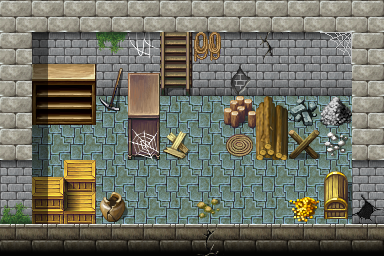

A 2D game scene composited from a Tiled map and its tileset images. What follows is a short description and the map's XML, with each tile layer's data collapsed to a summary:
An orthogonal 12x8 tile map with 32x32 px tiles, 3 tile layers (Ground, Objects, Above), 1 hidden layer not drawn, 60 tilesets and 1 object (mapchange).

<map version="1.8" tiledversion="1.8.4" orientation="orthogonal" renderorder="right-down" width="12" height="8" tilewidth="32" tileheight="32" infinite="0" nextlayerid="9" nextobjectid="2">
 <tileset firstgid="1" name="map_bed_1" tilewidth="32" tileheight="32" tilecount="128" columns="16">
  <image source="../drawable/map_bed_1.png" width="512" height="256" />
 </tileset>
 <tileset firstgid="129" name="map_border_1" tilewidth="32" tileheight="32" tilecount="128" columns="16">
  <image source="../drawable/map_border_1.png" width="512" height="256" />
 </tileset>
 <tileset firstgid="257" name="map_bridge_1" tilewidth="32" tileheight="32" tilecount="128" columns="16">
  <image source="../drawable/map_bridge_1.png" width="512" height="256" />
 </tileset>
 <tileset firstgid="385" name="map_bridge_2" tilewidth="32" tileheight="32" tilecount="128" columns="16">
  <image source="../drawable/map_bridge_2.png" width="512" height="256" />
 </tileset>
 <tileset firstgid="513" name="map_broken_1" tilewidth="32" tileheight="32" tilecount="128" columns="16">
  <image source="../drawable/map_broken_1.png" width="512" height="256" />
 </tileset>
 <tileset firstgid="641" name="map_cavewall_1" tilewidth="32" tileheight="32" tilecount="108" columns="18">
  <image source="../drawable/map_cavewall_1.png" width="576" height="192" />
 </tileset>
 <tileset firstgid="749" name="map_cavewall_2" tilewidth="32" tileheight="32" tilecount="108" columns="18">
  <image source="../drawable/map_cavewall_2.png" width="576" height="192" />
 </tileset>
 <tileset firstgid="857" name="map_cavewall_3" tilewidth="32" tileheight="32" tilecount="108" columns="18">
  <image source="../drawable/map_cavewall_3.png" width="576" height="192" />
 </tileset>
 <tileset firstgid="965" name="map_cavewall_4" tilewidth="32" tileheight="32" tilecount="108" columns="18">
  <image source="../drawable/map_cavewall_4.png" width="576" height="192" />
 </tileset>
 <tileset firstgid="1073" name="map_chair_table_1" tilewidth="32" tileheight="32" tilecount="128" columns="16">
  <image source="../drawable/map_chair_table_1.png" width="512" height="256" />
 </tileset>
 <tileset firstgid="1201" name="map_chair_table_2" tilewidth="32" tileheight="32" tilecount="128" columns="16">
  <image source="../drawable/map_chair_table_2.png" width="512" height="256" />
 </tileset>
 <tileset firstgid="1329" name="map_crate_1" tilewidth="32" tileheight="32" tilecount="128" columns="16">
  <image source="../drawable/map_crate_1.png" width="512" height="256" />
 </tileset>
 <tileset firstgid="1457" name="map_cupboard_1" tilewidth="32" tileheight="32" tilecount="128" columns="16">
  <image source="../drawable/map_cupboard_1.png" width="512" height="256" />
 </tileset>
 <tileset firstgid="1585" name="map_curtain_1" tilewidth="32" tileheight="32" tilecount="128" columns="16">
  <image source="../drawable/map_curtain_1.png" width="512" height="256" />
 </tileset>
 <tileset firstgid="1713" name="map_entrance_1" tilewidth="32" tileheight="32" tilecount="128" columns="16">
  <image source="../drawable/map_entrance_1.png" width="512" height="256" />
 </tileset>
 <tileset firstgid="1841" name="map_entrance_2" tilewidth="32" tileheight="32" tilecount="128" columns="16">
  <image source="../drawable/map_entrance_2.png" width="512" height="256" />
 </tileset>
 <tileset firstgid="1969" name="map_fence_1" tilewidth="32" tileheight="32" tilecount="128" columns="16">
  <image source="../drawable/map_fence_1.png" width="512" height="256" />
 </tileset>
 <tileset firstgid="2097" name="map_fence_2" tilewidth="32" tileheight="32" tilecount="128" columns="16">
  <image source="../drawable/map_fence_2.png" width="512" height="256" />
 </tileset>
 <tileset firstgid="2225" name="map_fence_3" tilewidth="32" tileheight="32" tilecount="128" columns="16">
  <image source="../drawable/map_fence_3.png" width="512" height="256" />
 </tileset>
 <tileset firstgid="2353" name="map_fence_4" tilewidth="32" tileheight="32" tilecount="128" columns="16">
  <image source="../drawable/map_fence_4.png" width="512" height="256" />
 </tileset>
 <tileset firstgid="2481" name="map_ground_1" tilewidth="32" tileheight="32" tilecount="128" columns="16">
  <image source="../drawable/map_ground_1.png" width="512" height="256" />
 </tileset>
 <tileset firstgid="2609" name="map_ground_2" tilewidth="32" tileheight="32" tilecount="128" columns="16">
  <image source="../drawable/map_ground_2.png" width="512" height="256" />
 </tileset>
 <tileset firstgid="2737" name="map_ground_3" tilewidth="32" tileheight="32" tilecount="128" columns="16">
  <image source="../drawable/map_ground_3.png" width="512" height="256" />
 </tileset>
 <tileset firstgid="2865" name="map_ground_4" tilewidth="32" tileheight="32" tilecount="128" columns="16">
  <image source="../drawable/map_ground_4.png" width="512" height="256" />
 </tileset>
 <tileset firstgid="2993" name="map_ground_5" tilewidth="32" tileheight="32" tilecount="128" columns="16">
  <image source="../drawable/map_ground_5.png" width="512" height="256" />
 </tileset>
 <tileset firstgid="3121" name="map_ground_6" tilewidth="32" tileheight="32" tilecount="128" columns="16">
  <image source="../drawable/map_ground_6.png" width="512" height="256" />
 </tileset>
 <tileset firstgid="3249" name="map_ground_7" tilewidth="32" tileheight="32" tilecount="128" columns="16">
  <image source="../drawable/map_ground_7.png" width="512" height="256" />
 </tileset>
 <tileset firstgid="3377" name="map_ground_8" tilewidth="32" tileheight="32" tilecount="128" columns="16">
  <image source="../drawable/map_ground_8.png" width="512" height="256" />
 </tileset>
 <tileset firstgid="3505" name="map_house_1" tilewidth="32" tileheight="32" tilecount="128" columns="16">
  <image source="../drawable/map_house_1.png" width="512" height="256" />
 </tileset>
 <tileset firstgid="3633" name="map_house_2" tilewidth="32" tileheight="32" tilecount="128" columns="16">
  <image source="../drawable/map_house_2.png" width="512" height="256" />
 </tileset>
 <tileset firstgid="3761" name="map_indoor_1" tilewidth="32" tileheight="32" tilecount="128" columns="16">
  <image source="../drawable/map_indoor_1.png" width="512" height="256" />
 </tileset>
 <tileset firstgid="3889" name="map_indoor_2" tilewidth="32" tileheight="32" tilecount="128" columns="16">
  <image source="../drawable/map_indoor_2.png" width="512" height="256" />
 </tileset>
 <tileset firstgid="4017" name="map_kitchen_1" tilewidth="32" tileheight="32" tilecount="128" columns="16">
  <image source="../drawable/map_kitchen_1.png" width="512" height="256" />
 </tileset>
 <tileset firstgid="4145" name="map_outdoor_1" tilewidth="32" tileheight="32" tilecount="128" columns="16">
  <image source="../drawable/map_outdoor_1.png" width="512" height="256" />
 </tileset>
 <tileset firstgid="4273" name="map_pillar_1" tilewidth="32" tileheight="32" tilecount="128" columns="16">
  <image source="../drawable/map_pillar_1.png" width="512" height="256" />
 </tileset>
 <tileset firstgid="4401" name="map_pillar_2" tilewidth="32" tileheight="32" tilecount="128" columns="16">
  <image source="../drawable/map_pillar_2.png" width="512" height="256" />
 </tileset>
 <tileset firstgid="4529" name="map_plant_1" tilewidth="32" tileheight="32" tilecount="128" columns="16">
  <image source="../drawable/map_plant_1.png" width="512" height="256" />
 </tileset>
 <tileset firstgid="4657" name="map_plant_2" tilewidth="32" tileheight="32" tilecount="128" columns="16">
  <image source="../drawable/map_plant_2.png" width="512" height="256" />
 </tileset>
 <tileset firstgid="4785" name="map_rock_1" tilewidth="32" tileheight="32" tilecount="128" columns="16">
  <image source="../drawable/map_rock_1.png" width="512" height="256" />
 </tileset>
 <tileset firstgid="4913" name="map_rock_2" tilewidth="32" tileheight="32" tilecount="128" columns="16">
  <image source="../drawable/map_rock_2.png" width="512" height="256" />
 </tileset>
 <tileset firstgid="5041" name="map_roof_1" tilewidth="32" tileheight="32" tilecount="128" columns="16">
  <image source="../drawable/map_roof_1.png" width="512" height="256" />
 </tileset>
 <tileset firstgid="5169" name="map_roof_2" tilewidth="32" tileheight="32" tilecount="128" columns="16">
  <image source="../drawable/map_roof_2.png" width="512" height="256" />
 </tileset>
 <tileset firstgid="5297" name="map_roof_3" tilewidth="32" tileheight="32" tilecount="128" columns="16">
  <image source="../drawable/map_roof_3.png" width="512" height="256" />
 </tileset>
 <tileset firstgid="5425" name="map_shop_1" tilewidth="32" tileheight="32" tilecount="128" columns="16">
  <image source="../drawable/map_shop_1.png" width="512" height="256" />
 </tileset>
 <tileset firstgid="5553" name="map_sign_ladder_1" tilewidth="32" tileheight="32" tilecount="128" columns="16">
  <image source="../drawable/map_sign_ladder_1.png" width="512" height="256" />
 </tileset>
 <tileset firstgid="5681" name="map_table_1" tilewidth="32" tileheight="32" tilecount="128" columns="16">
  <image source="../drawable/map_table_1.png" width="512" height="256" />
 </tileset>
 <tileset firstgid="5809" name="map_trail_1" tilewidth="32" tileheight="32" tilecount="128" columns="16">
  <image source="../drawable/map_trail_1.png" width="512" height="256" />
 </tileset>
 <tileset firstgid="5937" name="map_transition_1" tilewidth="32" tileheight="32" tilecount="128" columns="16">
  <image source="../drawable/map_transition_1.png" width="512" height="256" />
 </tileset>
 <tileset firstgid="6065" name="map_transition_2" tilewidth="32" tileheight="32" tilecount="128" columns="16">
  <image source="../drawable/map_transition_2.png" width="512" height="256" />
 </tileset>
 <tileset firstgid="6193" name="map_transition_3" tilewidth="32" tileheight="32" tilecount="128" columns="16">
  <image source="../drawable/map_transition_3.png" width="512" height="256" />
 </tileset>
 <tileset firstgid="6321" name="map_transition_4" tilewidth="32" tileheight="32" tilecount="128" columns="16">
  <image source="../drawable/map_transition_4.png" width="512" height="256" />
 </tileset>
 <tileset firstgid="6449" name="map_transition_5" tilewidth="32" tileheight="32" tilecount="128" columns="16">
  <image source="../drawable/map_transition_5.png" width="512" height="256" />
 </tileset>
 <tileset firstgid="6577" name="map_tree_1" tilewidth="32" tileheight="32" tilecount="128" columns="16">
  <image source="../drawable/map_tree_1.png" width="512" height="256" />
 </tileset>
 <tileset firstgid="6705" name="map_tree_2" tilewidth="32" tileheight="32" tilecount="128" columns="16">
  <image source="../drawable/map_tree_2.png" width="512" height="256" />
 </tileset>
 <tileset firstgid="6833" name="map_wall_1" tilewidth="32" tileheight="32" tilecount="128" columns="16">
  <image source="../drawable/map_wall_1.png" width="512" height="256" />
 </tileset>
 <tileset firstgid="6961" name="map_wall_2" tilewidth="32" tileheight="32" tilecount="120" columns="15">
  <image source="../drawable/map_wall_2.png" width="480" height="256" />
 </tileset>
 <tileset firstgid="7081" name="map_wall_3" tilewidth="32" tileheight="32" tilecount="120" columns="15">
  <image source="../drawable/map_wall_3.png" width="480" height="256" />
 </tileset>
 <tileset firstgid="7201" name="map_wall_4" tilewidth="32" tileheight="32" tilecount="120" columns="15">
  <image source="../drawable/map_wall_4.png" width="480" height="256" />
 </tileset>
 <tileset firstgid="7321" name="map_window_1" tilewidth="32" tileheight="32" tilecount="128" columns="16">
  <image source="../drawable/map_window_1.png" width="512" height="256" />
 </tileset>
 <tileset firstgid="7449" name="map_window_2" tilewidth="32" tileheight="32" tilecount="128" columns="16">
  <image source="../drawable/map_window_2.png" width="512" height="256" />
 </tileset>
 <layer id="1" name="Ground" width="12" height="8">
  <data>[96 cells, 96 non-empty, 5 distinct tile ids]</data>
 </layer>
 <layer id="2" name="Objects" width="12" height="8">
  <data>[96 cells, 38 non-empty, 38 distinct tile ids]</data>
 </layer>
 <layer id="3" name="Above" width="12" height="8">
  <data>[96 cells, 7 non-empty, 2 distinct tile ids]</data>
 </layer>
 <layer id="4" name="Walkable" width="12" height="8" visible="0">
  <data>[96 cells, 71 non-empty, 1 distinct tile ids]</data>
 </layer>
 <objectgroup id="5" name="Mapevents">
  <object id="1" name="up" type="mapchange" x="160" y="32" width="32" height="32">
   <properties>
    <property name="map" value="moesforest_town_smallhouse" />
    <property name="place" value="down" />
   </properties>
  </object>
 </objectgroup>
 <objectgroup id="6" name="Spawn" />
 <objectgroup id="7" name="Keys" />
 <objectgroup id="8" name="Replace" />
</map>
